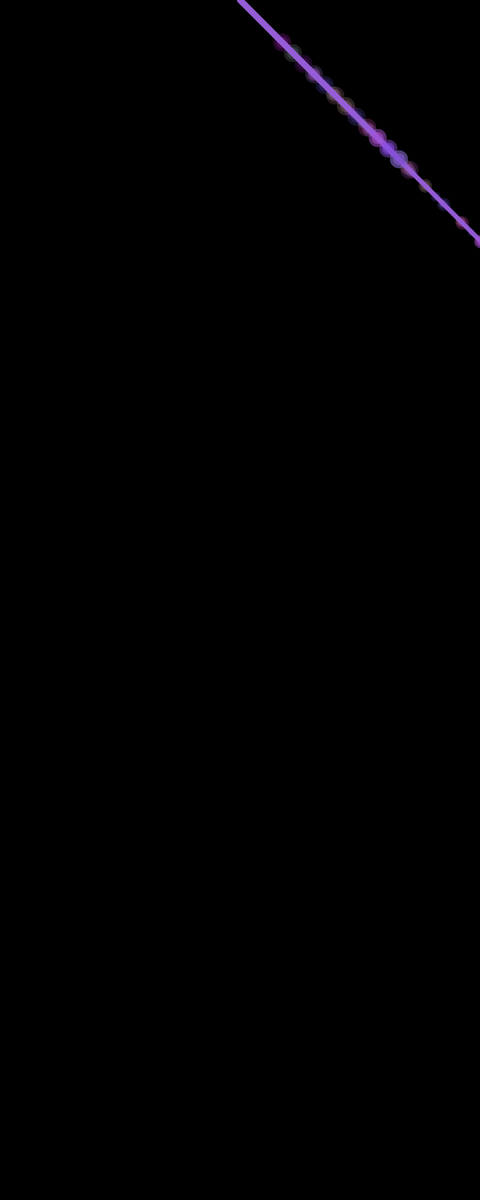
Frame 1 (no input)
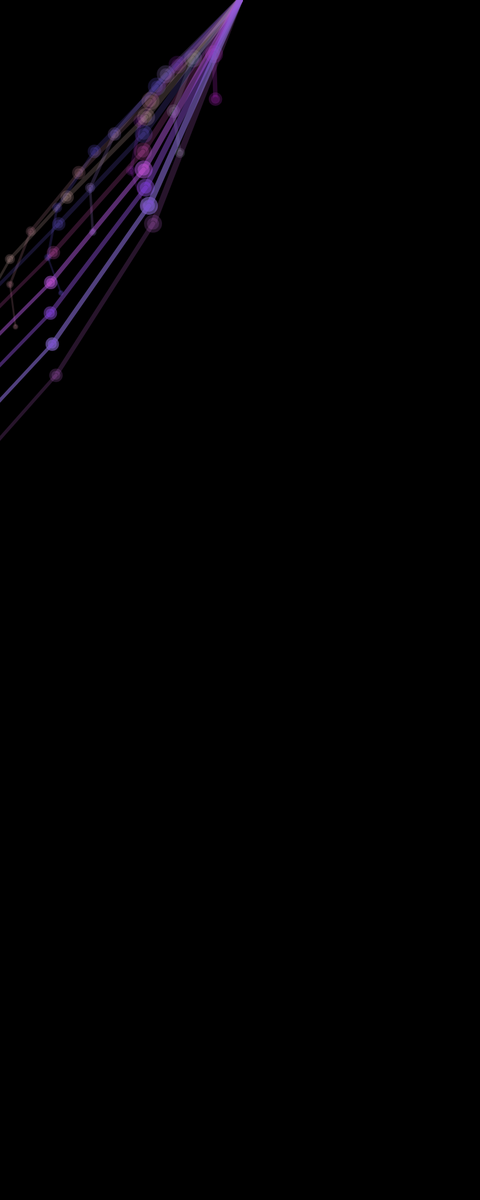
Frame 60 (no input)
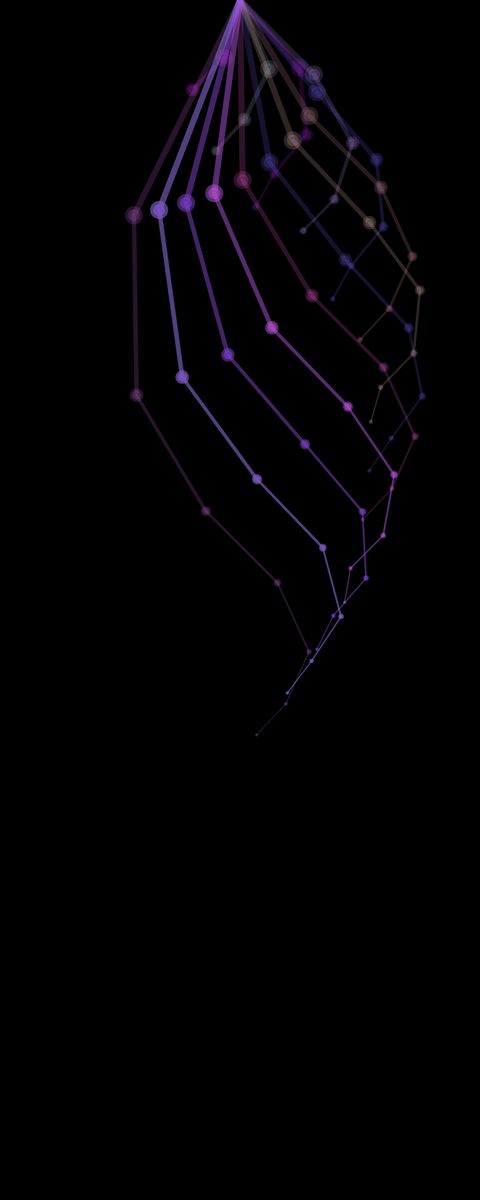
Frame 120 (the mouse pressed at the canvas centre since frame 60)

The p5.js sketch that drew these frames (run headless with seeded random() and noise() and a simulated clock; from frame 60 on, the mouse is pressed at the canvas centre):

// p5.js sketch
// ── sketch.js
let pendulums = [];

function setup() {
  createCanvas(800, 2000);
  
  let p1 = new Pendulum(color(random(100, 255), random(0, 200), random(150, 255), 50), 100, 10);
  let p2 = new Pendulum(color(random(100, 255), random(0, 200), random(150, 255), 50), 125, 10);
  let p3 = new Pendulum(color(random(100, 255), random(0, 200), random(150, 255), 50), 150, 10);
  let p4 = new Pendulum(color(random(100, 255), random(0, 200), random(150, 255), 50), 175, 10);
  let p5 = new Pendulum(color(random(100, 255), random(0, 200), random(150, 255), 50), 200, 10);
  let p6 = new Pendulum(color(random(100, 255), random(0, 200), random(150, 255), 50), 225, 10);
  let p7 = new Pendulum(color(random(100, 255), random(0, 200), random(150, 255), 50), 250, 10);
  let p8 = new Pendulum(color(random(100, 255), random(0, 200), random(150, 255), 50), 275, 10);
  let p9 = new Pendulum(color(random(100, 255), random(0, 200), random(150, 255), 50), 300, 10);
  let p10 = new Pendulum(color(random(100, 255), random(0, 200), random(150, 255), 50), 325, 10);
  let p11 = new Pendulum(color(random(100, 255), random(0, 200), random(150, 255), 50), 350, 10);
  let p12 = new Pendulum(color(random(100, 255), random(0, 200), random(150, 255), 50), 375, 10);
  let p13 = new Pendulum(color(random(100, 255), random(0, 200), random(150, 255), 50), 400, 10);
  let p14 = new Pendulum(color(random(100, 255), random(0, 200), random(150, 255), 50), 325, 10);
  let p15 = new Pendulum(color(random(100, 255), random(0, 200), random(150, 255), 50), 350, 10);
  let p16 = new Pendulum(color(random(100, 255), random(0, 200), random(150, 255), 50), 375, 10);
  let p17 = new Pendulum(color(random(100, 255), random(0, 200), random(150, 255), 50), 325, 10);
  let p18 = new Pendulum(color(random(100, 255), random(0, 200), random(150, 255), 50), 350, 10);
  let p19 = new Pendulum(color(random(100, 255), random(0, 200), random(150, 255), 50), 375, 10);
  let p20 = new Pendulum(color(random(100, 255), random(0, 200), random(150, 255), 50), 375, 10);

  
  pendulums.push(p1);
  pendulums.push(p2);
  pendulums.push(p3);
  pendulums.push(p4);
  pendulums.push(p5);
  pendulums.push(p6);
  pendulums.push(p7);
  pendulums.push(p8);
  pendulums.push(p9);
  pendulums.push(p10);
  pendulums.push(p11);
  pendulums.push(p12);
  pendulums.push(p13);
  pendulums.push(p14);
  pendulums.push(p15);
  pendulums.push(p16);
  pendulums.push(p17);
  pendulums.push(p18);
  pendulums.push(p19);
  pendulums.push(p20);
}

function draw() {
  background(0);

  for (let i = 0; i < pendulums.length; i++) {
    pendulums[i].update();
    pendulums[i].display();
  }
}
//This will update and display all the pendulums in the array, regardless of how many there are.
/*p1.update();
  p1.display();

  p2.update();
  p2.display();

  p3.update();
  p3.display();*/




  class Pendulum {
    constructor(color, len, size) {
      this.color = color;
      this.len = len;
      this.size = size;
      this.origin = createVector(width/2, 0);
      this.angle = PI/4;
      this.angleV = 0;
      this.angleA = 0;
      this.bob = createVector();
      this.gravity = .5;
      //this is me creating another one at the end of it. 
      //null cuz its nothing at firsst but i need it. 
      //i am * it to make it smaller then the OG ones. 
      //it will keep making another one on top of it till it hits the baby one. Hence knows when to stop.
      this.childPendulum = null;
      if (len > 75) {
        this.childPendulum = new Pendulum(color, len * 0.75, size * 0.75);
      }
      
    }
  
    update() {
      let force = this.gravity * sin(this.angle);
      this.angleA = (-1 * force) / this.len;
      this.angleV += this.angleA;
      this.angle += this.angleV;
      this.bob.x = this.len * sin(this.angle) + this.origin.x;
      this.bob.y = this.len * cos(this.angle) + this.origin.y;

       /* check child pendulum if it exists
       /if so it sets the "origin" of the child pendulum to be the same as the position of the "bob" of the current pendulum
       /this.bobcopy line tells it that the orgin of this one goes where that bob is. 
       /copy() is a function in p5.js that creates a new vector object with the same values as the original vector.
        The copy() will have the same x and y
        mainly everything about the copy makes sure it goes with it. 
      
      
       */
       if (this.childPendulum) {
        this.childPendulum.origin = this.bob.copy();
        this.childPendulum.update();
    }
    }
    display() {
      stroke(this.color);
      strokeWeight(this.size);
      line(this.origin.x, this.origin.y, this.bob.x, this.bob.y);
      fill(this.color);
      ellipse(this.bob.x, this.bob.y, this.size*2);

      //now this just does the same thing but another string of stuff. 
      if (this.childPendulum) {
        this.childPendulum.display();
      }
    }
  }
  
